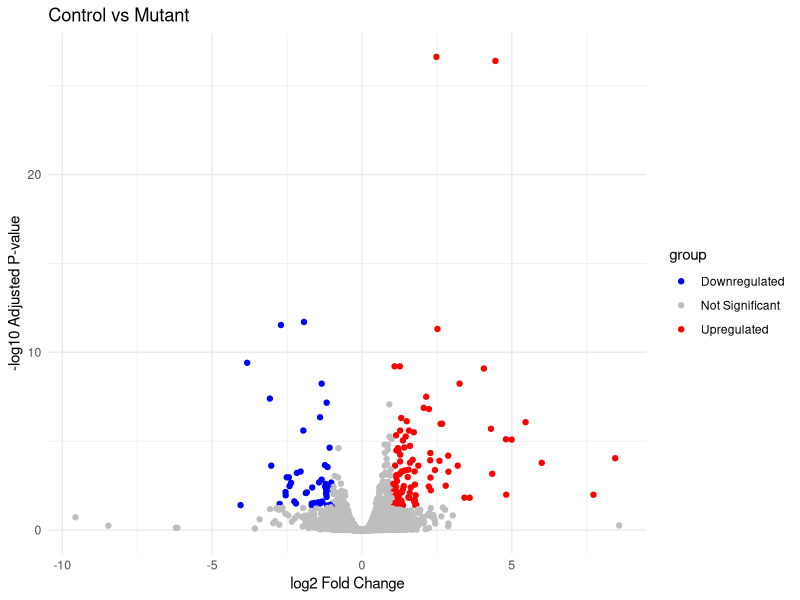

This chart was generated by the following R code:
library(ggplot2)

res <- read.csv("results/deseq2_results.csv")

res$group <- "Not Significant"
res$group[res$padj < 0.05 & res$log2FoldChange > 1] <- "Upregulated"
res$group[res$padj < 0.05 & res$log2FoldChange < -1] <- "Downregulated"

pdf("results/volcano_plot.pdf", width=8, height=6)

ggplot(res, aes(x=log2FoldChange, y=-log10(padj), color=group)) +
  geom_point(size=1.5) +
  scale_color_manual(values=c(
    "Upregulated"="red",
    "Downregulated"="blue",
    "Not Significant"="grey"
  )) +
  theme_minimal() +
  labs(
    title="Control vs Mutant",
    x="log2 Fold Change",
    y="-log10 Adjusted P-value"
  )

dev.off()
